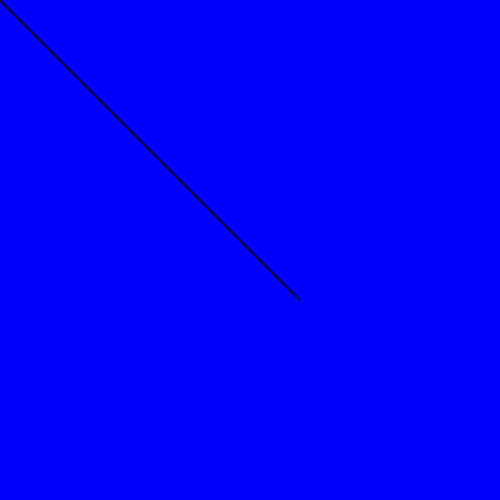
Frame 1 (no input)
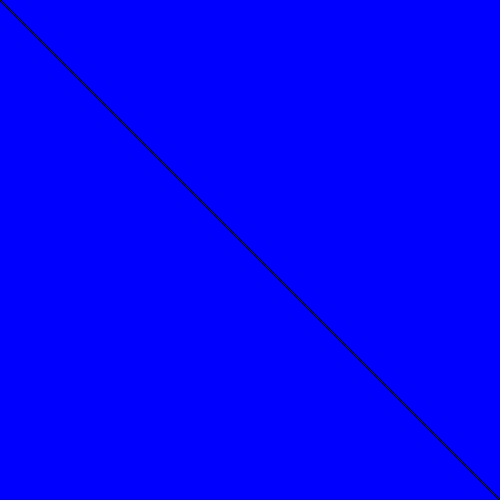
Frame 60 (the mouse pressed at the canvas centre just before this capture)
Frame 120 (the mouse held since frame 60 and released just before this capture): identical to frame 60, image omitted

The Processing sketch that drew these frames (run headless with seeded random() and noise(); from frame 60 on, the mouse is pressed at the canvas centre):

// Processing sketch: magicworms
// ── magicworms.pde
float x = 0;
float y = 0;
void setup() {
  size(500,500);
  background(0, 0, 255);
}
void draw() {
  for(int i = 0; i < 300; i ++){
    ellipse(x, y, 1, 1);
    x++;
    y++;
}
}
